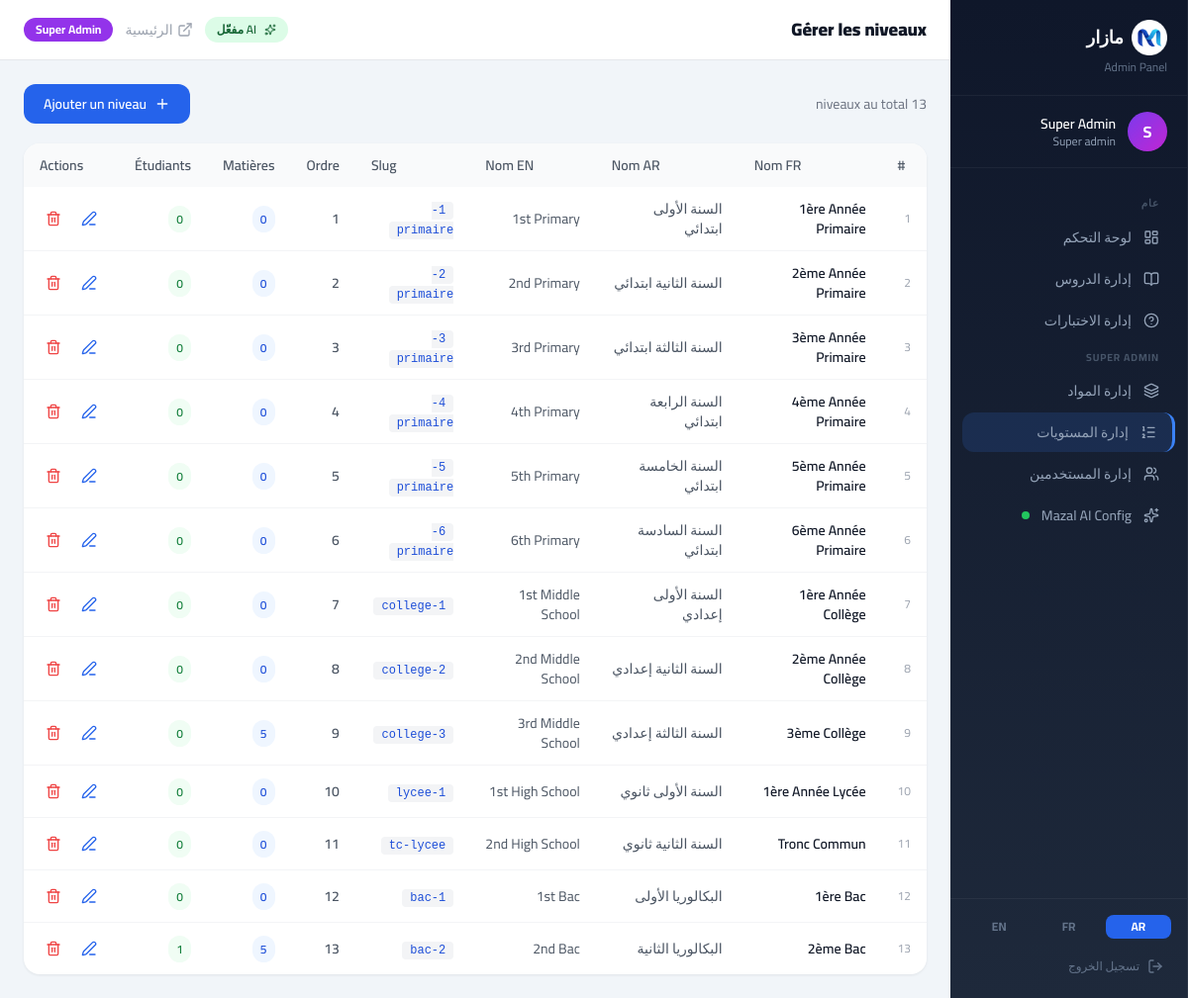
The app's page /admin/manage_levels.php?lang=ar (signed in) with its own data.
### tables this page shows
CREATE TABLE `ai_config` (
  `id`            INT UNSIGNED      NOT NULL DEFAULT 1,
  `provider`      VARCHAR(50)       NOT NULL DEFAULT 'groq',
  `model`         VARCHAR(100)      NOT NULL DEFAULT 'llama-3.3-70b-versatile',
  `api_key`       TEXT              DEFAULT NULL,
  `custom_url`    VARCHAR(500)      DEFAULT NULL,
  `system_prompt` TEXT              DEFAULT NULL,
  `enabled`       TINYINT(1)        NOT NULL DEFAULT 1,
  `temperature`   DECIMAL(3,2)      NOT NULL DEFAULT 0.70,
  `max_tokens`    INT UNSIGNED      NOT NULL DEFAULT 1000,
  `updated_at`    DATETIME          NOT NULL DEFAULT CURRENT_TIMESTAMP ON UPDATE CURRENT_TIMESTAMP,
  `updated_by`    INT UNSIGNED      DEFAULT NULL,
  PRIMARY KEY (`id`),
  CONSTRAINT `chk_ai_config_id` CHECK (`id` = 1)
);

CREATE TABLE `levels` (
  `id`        INT UNSIGNED NOT NULL AUTO_INCREMENT,
  `name_ar`   VARCHAR(100) NOT NULL,
  `name_fr`   VARCHAR(100) NOT NULL,
  `name_en`   VARCHAR(100) NOT NULL,
  `slug`      VARCHAR(60)  NOT NULL,
  `order_num` TINYINT      NOT NULL DEFAULT 0,
  PRIMARY KEY (`id`),
  UNIQUE KEY `slug` (`slug`)
);

### admin/manage_levels.php (the view, shortened to what this page needs)
<?php
$db        = getDB();
$levels = $db->query(
    "SELECT l.*,
            (SELECT COUNT(*) FROM subjects s WHERE s.level_id=l.id) AS subject_count,
            (SELECT COUNT(*) FROM users u WHERE u.grade_level_id=l.id) AS student_count
     FROM levels l ORDER BY l.order_num ASC"
)->fetchAll();
require dirname(__DIR__) . '/admin/_layout.php';
?>
<div class="flex justify-between items-center mb-5">
  <p class="text-gray-500 text-sm"><?= count($levels) ?> niveaux au total</p>
  <button onclick="openAddModal()"
          class="flex items-center gap-2 bg-blue-600 hover:bg-blue-700 text-white font-semibold px-5 py-2.5 rounded-xl transition text-sm">
    <i data-lucide="plus" class="w-4 h-4"></i>
    Ajouter un niveau
  </button>
</div>
<div class="admin-card overflow-hidden">
  <div class="overflow-x-auto">
    <table class="dt-table w-full text-sm">
      <thead>
        <tr class="bg-gray-50 text-gray-600 text-left">
          <th class="px-4 py-3 font-semibold">#</th>
          <th class="px-4 py-3 font-semibold">Nom FR</th>
          <th class="px-4 py-3 font-semibold">Nom AR</th>
          <th class="px-4 py-3 font-semibold">Nom EN</th>
          <th class="px-4 py-3 font-semibold">Slug</th>
          <th class="px-4 py-3 font-semibold">Ordre</th>
          <th class="px-4 py-3 font-semibold">Matières</th>
          <th class="px-4 py-3 font-semibold">Étudiants</th>
          <th class="px-4 py-3 font-semibold">Actions</th>
        </tr>
      </thead>
      <tbody class="divide-y divide-gray-100">
        <?php foreach($levels as $level): ?>
        <tr class="hover:bg-gray-50 transition">
          <td class="px-4 py-3 text-gray-400 text-xs"><?= $level['id'] ?></td>
          <td class="px-4 py-3 font-semibold text-gray-900"><?= htmlspecialchars($level['name_fr']) ?></td>
          <td class="px-4 py-3 text-gray-600" dir="rtl"><?= htmlspecialchars($level['name_ar']) ?></td>
          <td class="px-4 py-3 text-gray-600"><?= htmlspecialchars($level['name_en']) ?></td>
          <td class="px-4 py-3"><code class="bg-gray-100 px-2 py-0.5 rounded text-xs text-blue-700"><?= htmlspecialchars($level['slug']) ?></code></td>
          <td class="px-4 py-3 text-gray-600 font-semibold"><?= $level['order_num'] ?></td>
          <td class="px-4 py-3"><span class="bg-blue-50 text-blue-700 text-xs font-semibold px-2 py-0.5 rounded-full"><?= $level['subject_count'] ?></span></td>
          <td class="px-4 py-3"><span class="bg-green-50 text-green-700 text-xs font-semibold px-2 py-0.5 rounded-full"><?= $level['student_count'] ?></span></td>
          <td class="px-4 py-3">
            <div class="flex gap-2">
              <button onclick='openEditModal(<?= json_encode($level) ?>)'
                      class="text-blue-600 hover:bg-blue-50 p-1.5 rounded-lg transition">
                <i data-lucide="edit-3" class="w-4 h-4"></i>
              </button>
              <form method="POST" onsubmit="return confirm('Supprimer ce niveau ? Toutes ses matières et cours seront supprimés.')">
                <button type="submit" class="text-red-500 hover:bg-red-50 p-1.5 rounded-lg transition">
                  <i data-lucide="trash-2" class="w-4 h-4"></i>
                </button>
              </form>
            </div>
          </td>
        </tr>
        <?php endforeach; ?>
      </tbody>
    </table>
  </div>
</div>
<?php require dirname(__DIR__) . '/admin/_layout_end.php'; ?>

### records on screen
levels: id "1", name_fr "1ère Année Primaire", name_ar "السنة الأولى ابتدائي", name_en "1st Primary", slug "1-primaire", order_num "1", subject_count "0", student_count "0"
levels: id "2", name_fr "2ème Année Primaire", name_ar "السنة الثانية ابتدائي", name_en "2nd Primary", slug "2-primaire", order_num "2", subject_count "0", student_count "0"
levels: id "3", name_fr "3ème Année Primaire", name_ar "السنة الثالثة ابتدائي", name_en "3rd Primary", slug "3-primaire", order_num "3", subject_count "0", student_count "0"
levels: id "4", name_fr "4ème Année Primaire", name_ar "السنة الرابعة ابتدائي", name_en "4th Primary", slug "4-primaire", order_num "4", subject_count "0", student_count "0"
levels: id "5", name_fr "5ème Année Primaire", name_ar "السنة الخامسة ابتدائي", name_en "5th Primary", slug "5-primaire", order_num "5", subject_count "0", student_count "0"
levels: id "6", name_fr "6ème Année Primaire", name_ar "السنة السادسة ابتدائي", name_en "6th Primary", slug "6-primaire", order_num "6", subject_count "0", student_count "0"
levels: id "7", name_fr "1ère Année Collège", name_ar "السنة الأولى إعدادي", name_en "1st Middle School", slug "1-college", order_num "7", subject_count "0", student_count "0"
levels: id "8", name_fr "2ème Année Collège", name_ar "السنة الثانية إعدادي", name_en "2nd Middle School", slug "2-college", order_num "8", subject_count "0", student_count "0"
levels: id "9", name_fr "3ème Collège", name_ar "السنة الثالثة إعدادي", name_en "3rd Middle School", slug "3-college", order_num "9", subject_count "5", student_count "0"
levels: id "10", name_fr "1ère Année Lycée", name_ar "السنة الأولى ثانوي", name_en "1st High School", slug "1-lycee", order_num "10", subject_count "0", student_count "0"
levels: id "11", name_fr "Tronc Commun", name_ar "السنة الثانية ثانوي", name_en "2nd High School", slug "tc-lycee", order_num "11", subject_count "0", student_count "0"
levels: id "12", name_fr "1ère Bac", name_ar "البكالوريا الأولى", name_en "1st Bac", slug "1-bac", order_num "12", subject_count "0", student_count "0"
levels: id "13", name_fr "2ème Bac", name_ar "البكالوريا الثانية", name_en "2nd Bac", slug "2-bac", order_num "13", subject_count "5", student_count "1"

### other values on screen
t('site_name') "مازار"
mb_strtoupper(mb_substr($adminName, 0, 1)) "S"
$adminName "Super Admin"
str_replace('_', ' ', $role) "Super admin"
t('general') "عام"
$label "لوحة التحكم"
$label "إدارة الدروس"
$label "إدارة الاختبارات"
$label "إدارة المواد"
$label "إدارة المستويات"
$label "إدارة المستخدمين"
$label "Mazal AI Config"
$l "AR"
$l "FR"
$l "EN"
